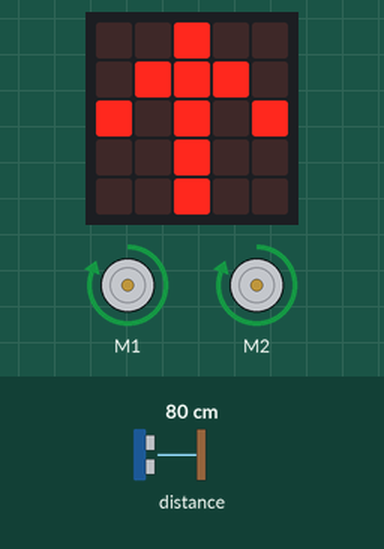
This program was run on a simulated BBC micro:bit (MakeCode). Parts: 2 × DC motor (green arrow = forward, orange = backward, longer = faster), the board's 5×5 LED display. The inputs (shaded band) are chosen by the test bench; at power-on: distance to the obstacle 80 cm.

Above: at 1.2 s.
1.3 s: distance to the obstacle set to 11 cm
3.0 s: distance to the obstacle set to 8 cm
At 3.5 s:
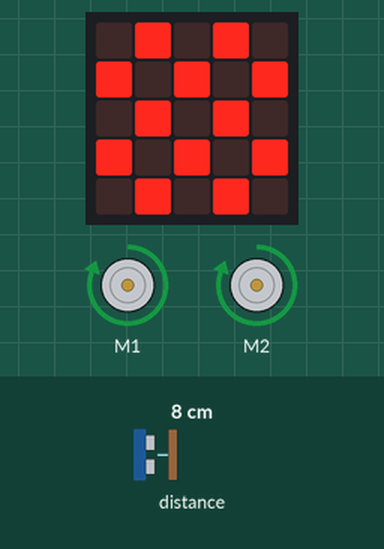
6.3 s: distance to the obstacle set to 18 cm
At 7.1 s:
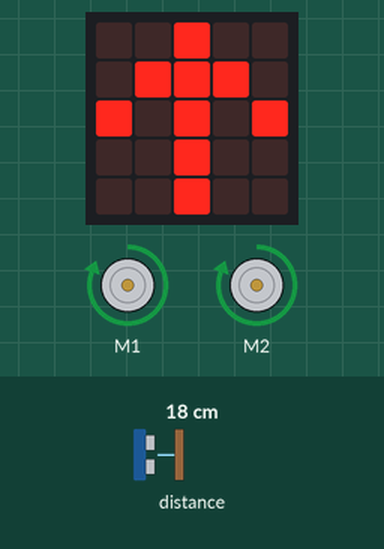
7.8 s: distance to the obstacle set to 2 cm
At 9.4 s:
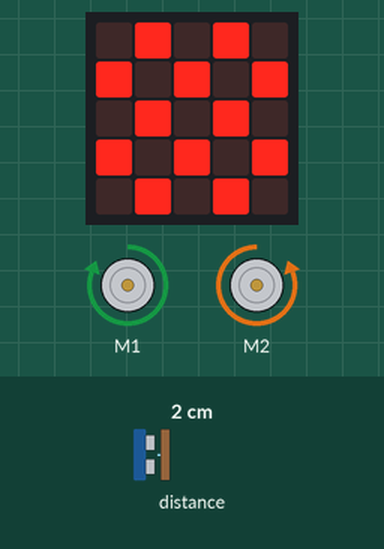
Timing chart, 0 to 12.1 s (numbered marks = the images above; inputs shaded):
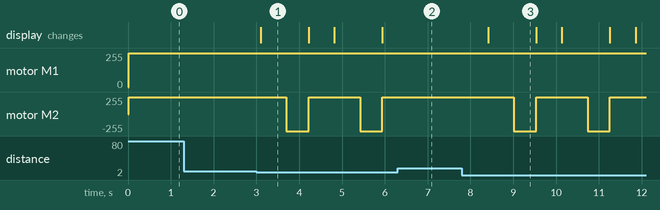

The program:

main.ts
```typescript
let Distancia = 0
let Velocidad = 255
basic.forever(function () {
    maqueen.motorRun(maqueen.Motors.All, maqueen.Dir.CW, Velocidad)
    basic.showArrow(ArrowNames.North)
    Distancia = maqueen.Ultrasonic(PingUnit.Centimeters)
    if (Distancia < 10) {
        basic.showIcon(IconNames.Chessboard)
        maqueen.motorRun(maqueen.Motors.M1, maqueen.Dir.CW, Velocidad)
        maqueen.motorRun(maqueen.Motors.M2, maqueen.Dir.CCW, Velocidad)
        basic.pause(500)
    }
})
```

test.ts
```typescript
// aquí va el archivo "tests"; esto no se compilará cuando este paquete se utilice como una extensión.
```

Measured:
- the behaviour switches between 10 and 9 cm on distance to the obstacle (found by bisection; images 0 and 1)
- after the input at 1.3 s, every drawn part: stays the same
- after the input at 3.0 s, motor M2: alternates forward 255/255 for 1.2 s and backward 255/255 for 0.52 s, starting after 0.70 s; the display: changes after 0.10 s (image 1)
- after the input at 6.3 s, motor M2: stays forward 255/255 (without the input it goes to backward 255/255 after 0.85 s)
- after the input at 7.8 s, motor M2: alternates forward 255/255 for 1.2 s and backward 255/255 for 0.52 s, starting after 1.2 s; the display: changes after 0.61 s (image 3)
- what the display in image 1 shows lasts 1.1 s, from 3.1 s to 4.2 s
